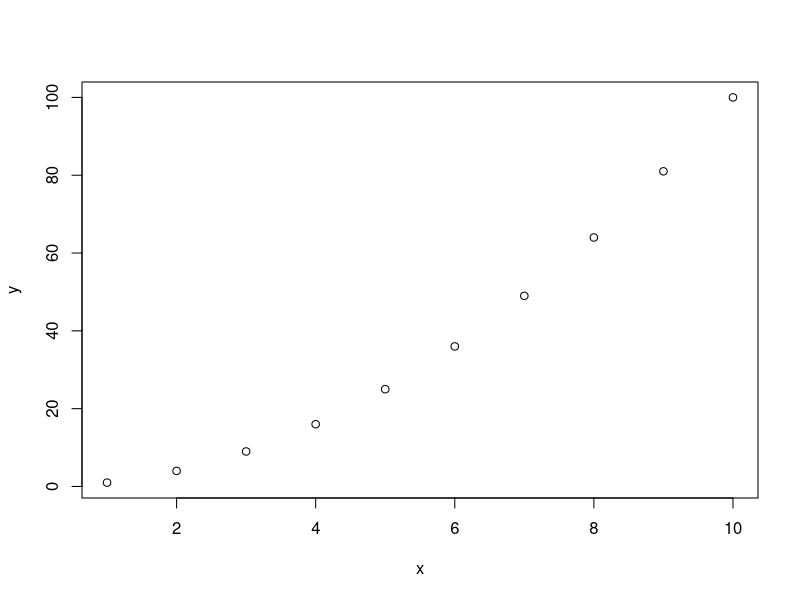
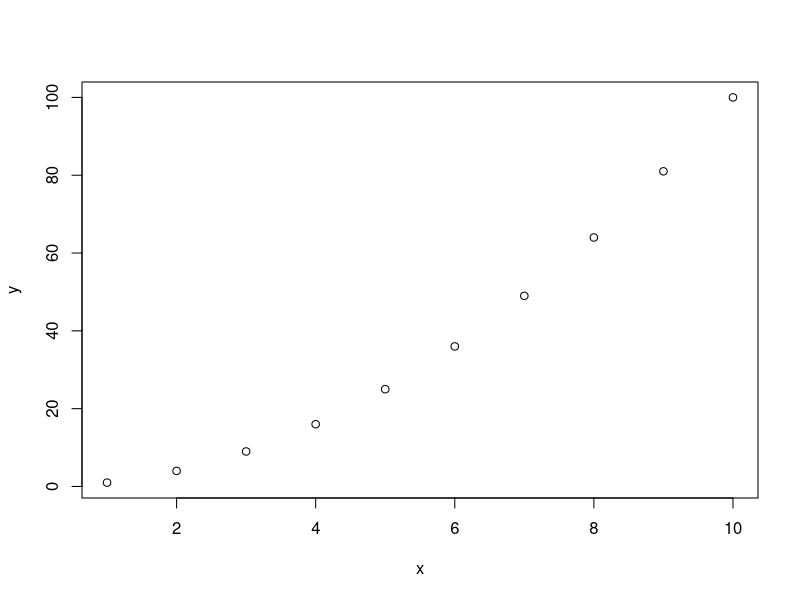
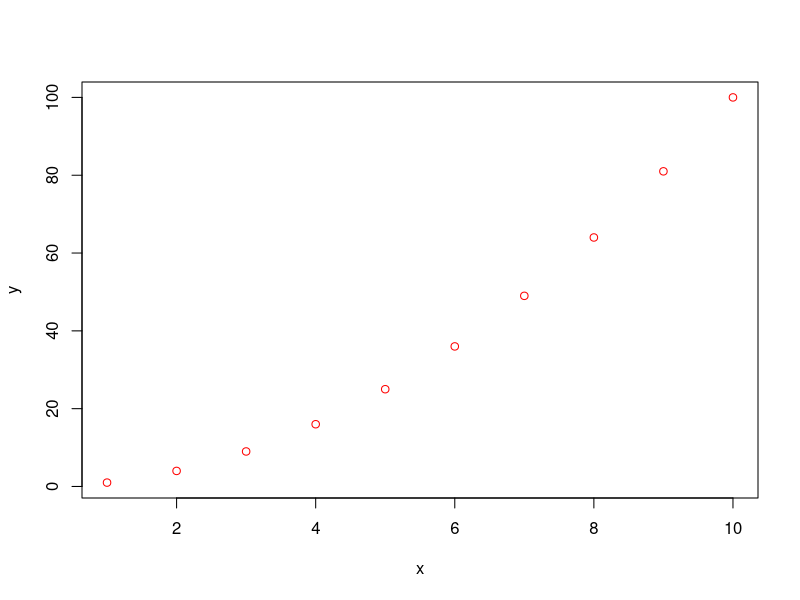
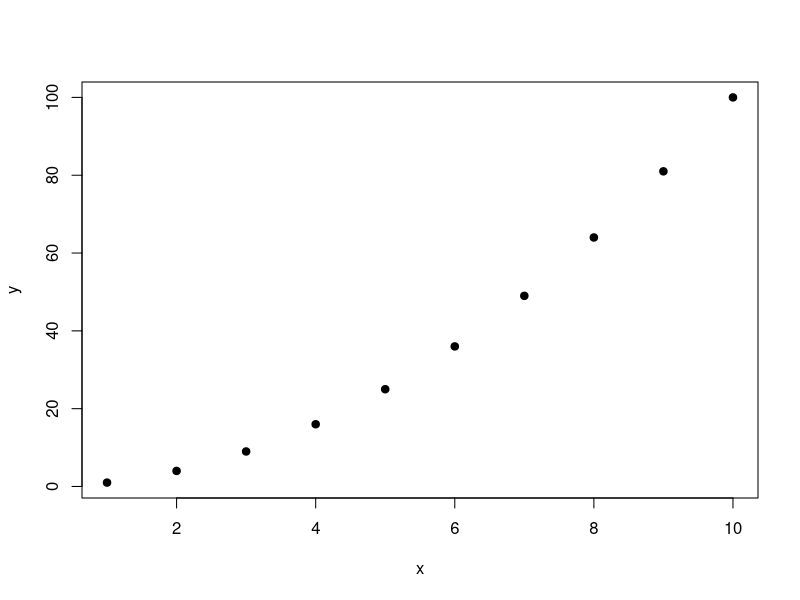
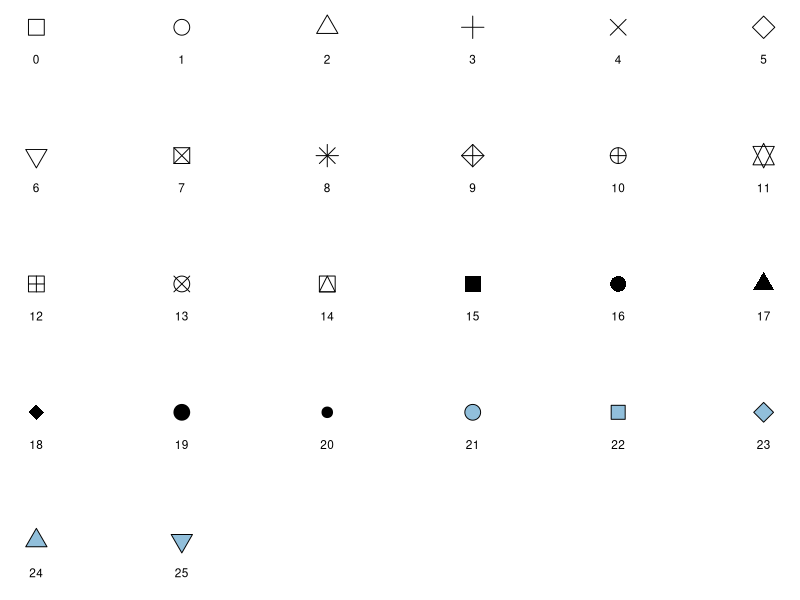
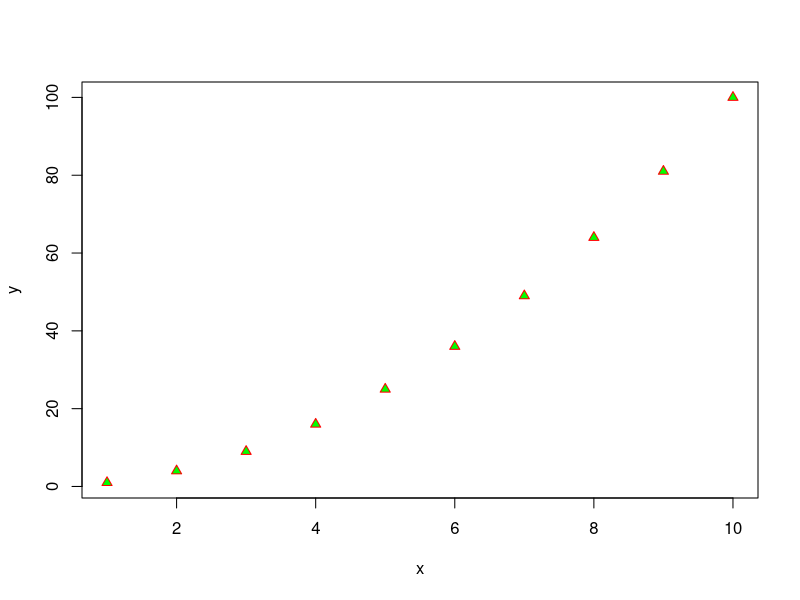
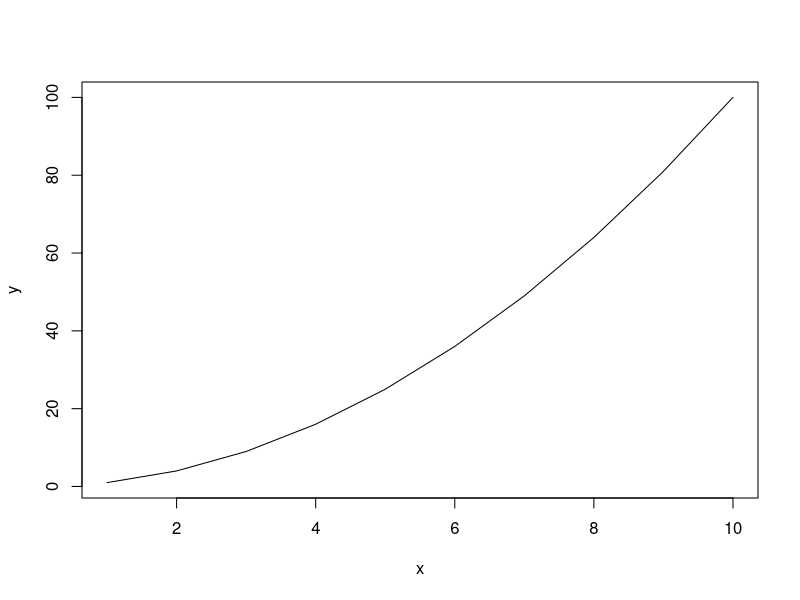
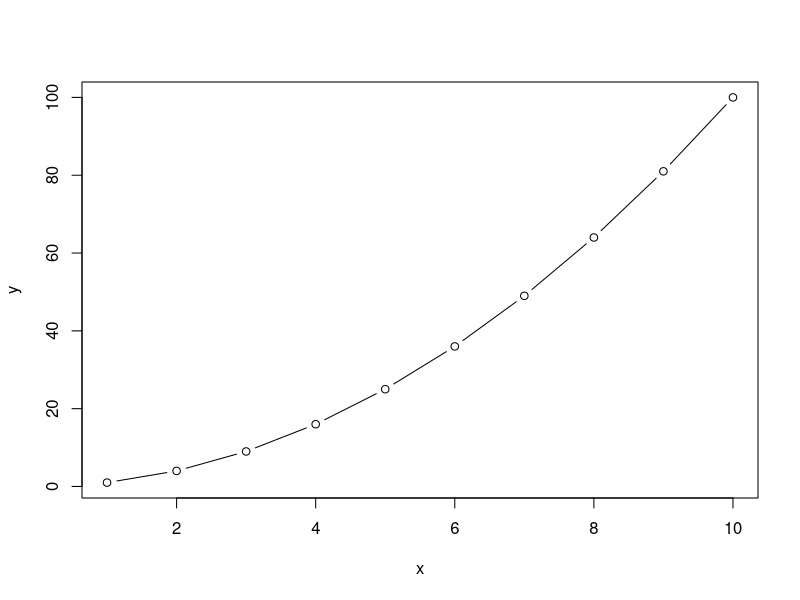

Write R code to recreate these figures, in order.
## ---- chunk 1
knitr::opts_chunk$set(echo = TRUE)
library(ggplot2)
## ---- chunk 2
x = 1:10
y = x**2
plot(x, y)
## ---- chunk 3
plot(x, y)
## ---- chunk 4
plot(x, y, col = "red")
## ---- chunk 5
plot(x, y, pch = 19)
## ---- chunk 6
d = data.frame(p = c(0:25))
p <- ggplot() + scale_y_continuous(name = "") + scale_x_continuous(name = "")
p <- p + scale_shape_identity()
p <- p + geom_point(data = d, mapping = aes(x = p%%6, y = p%/%6, shape = p), 
                    size = 5, fill = "#91bfdb", color="black")

p <- p + geom_text(data = d, mapping = aes(x = p%%6, y = p%/%6 + 0.25, label = p),
                   size = 3) + scale_y_reverse()
p+theme_void()
## ---- chunk 7
plot(x, y, pch = 24, col="red", bg="green")
## ---- chunk 8
plot(x, y, type = "l")
## ---- chunk 9
plot(x, y, type = "b")
## ---- chunk 10
plot(x, y, main = "my 1st plot")
## ---- chunk 11
plot(x, y, main = "my 1st plot", xlab = "number", ylab = "value")
## ---- chunk 12
raptors = c(33,27,26,28)
barplot(raptors, main="Toronto Raptors")
## ---- chunk 13
raptors = c(33,27,26,28)
barplot(raptors, main="Toronto Raptors", col="red")
## ---- chunk 14
raptors = c(33,27,26,28)
gsw = c(32, 25, 31, 22)
data = data.frame(raptors=raptors, gsw=gsw)
barplot(t(as.matrix(data)), col=c("red", "blue"), beside=TRUE)
## ---- chunk 15
"a"
"Elephant"
"Hello World"
## ---- chunk 16
1
34
## ---- chunk 17
TRUE
FALSE
## ---- chunk 18
a <- 2
b <- 3
a + b
## ---- chunk 19
length(43)
length("Hello World")
length(TRUE)
